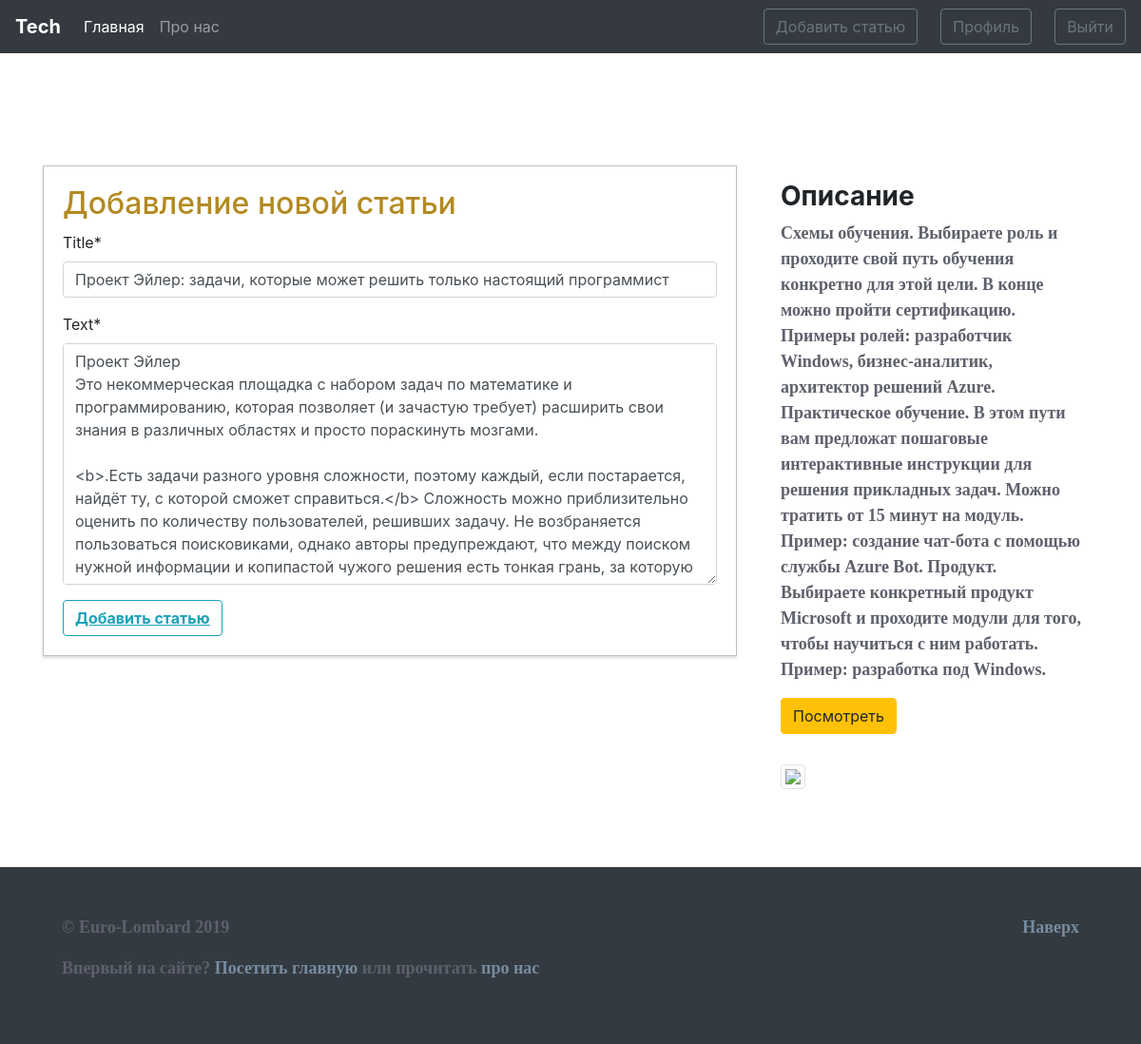
/news/44/update/ (signed in), run on an earlier commit of the app's database.
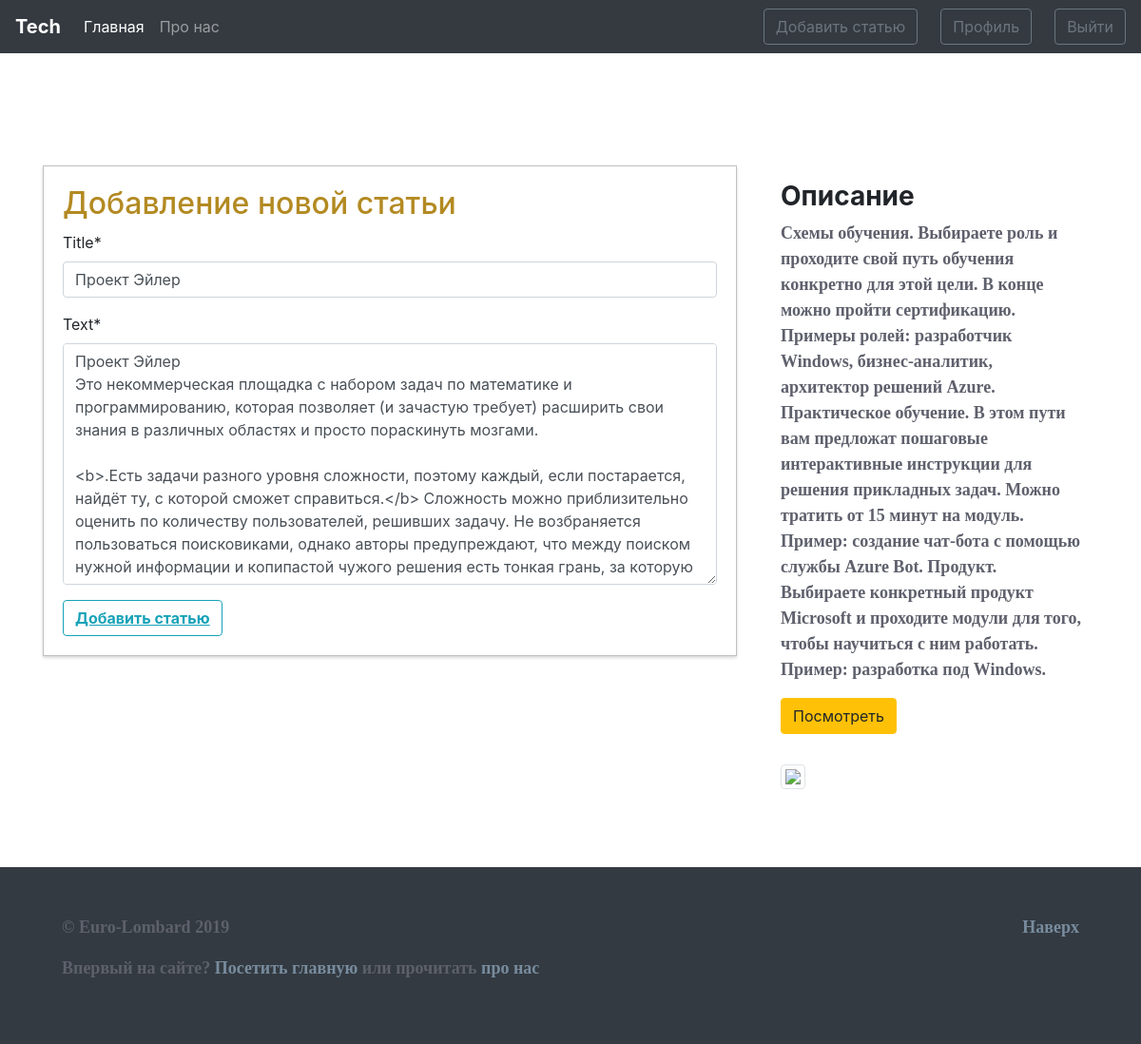
And on a later commit of the database.
### blog/models.py (models this page shows, shortened)
class News(models.Model):
    title = models.CharField(max_length=100) # не больше 250 можно
    text = models.TextField()
    date = models.DateTimeField(default=timezone.now)
    author = models.ForeignKey(User, on_delete=models.CASCADE)

### blog/views.py (the view, shortened to what this page needs)
# urls.py: path('news/<int:pk>/update/', views.UpdateNewsView.as_view(), name='news-update'),
class UpdateNewsView(LoginRequiredMixin, UserPassesTestMixin, UpdateView):
    model = News
    fields = ['title', 'text']
    def test_func(self):
        news = self.get_object()
        if self.request.user == news.author:
            return True
        return False

### blog/templates/blog/news_form.html (shortened to what this page needs)
{% extends 'blog/main.html' %}
{% load crispy_forms_tags %}
{% block main_section %}
  <div class="form-section">
    <h2>Добавление новой статьи</h2>
    <form method="POST">
      {{ form|crispy }}
      <button type="submit" class="btn btn-outline-info"><u><b>Добавить статью</b></u></button>
    </form>
  </div>
{% endblock main_section %}
{% block aside_news_section %}
    <h3><b>Описание</b></h3>
    <p>Схемы обучения. Выбираете роль и проходите свой путь обучения конкретно для этой цели. В конце можно пройти сертификацию. Примеры ролей: разработчик Windows, бизнес-аналитик, архитектор решений Azure.
  Практическое обучение. В этом пути вам предложат пошаговые интерактивные инструкции для решения прикладных задач. Можно тратить от 15 минут на модуль. Пример: создание чат-бота с помощью службы Azure Bot.
  Продукт. Выбираете конкретный продукт Microsoft и проходите модули для того, чтобы научиться с ним работать. Пример: разработка под Windows.</p>
    <a href="" target="_blank">
      <button class="btn btn-warning">Посмотреть</button>
    </a>
{% endblock aside_news_section %}

What changed in the data, as far as the page shows it:
changed News: title "Проект Эйлер: задачи, которые может решить только настоящий программист" → "Проект Эйлер"
